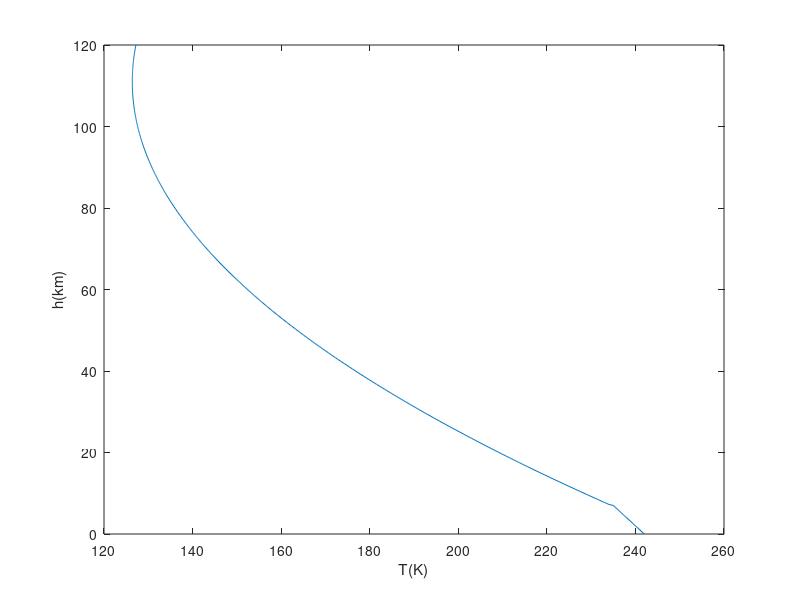
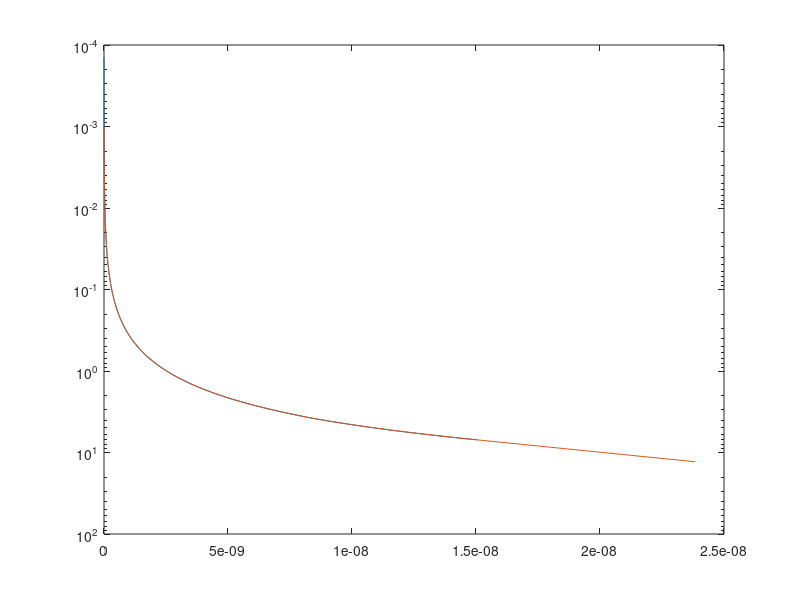
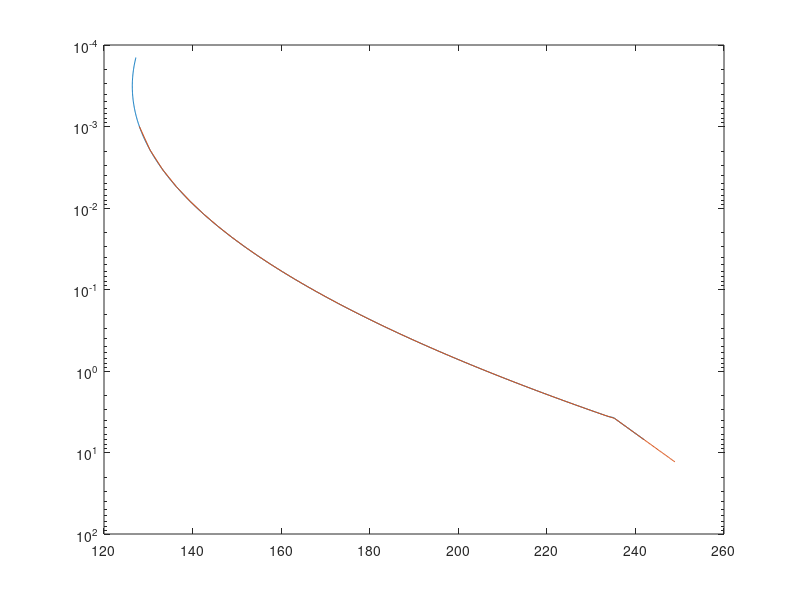
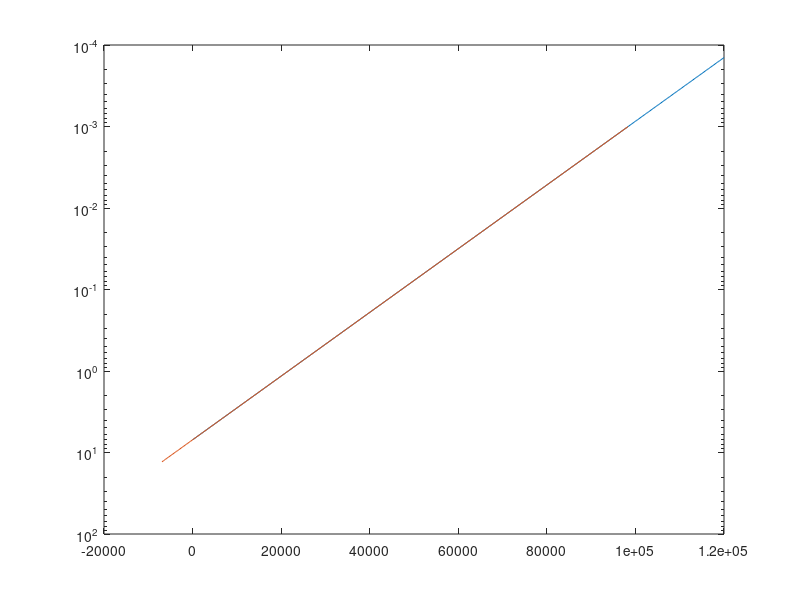

Write MATLAB code to recreate these figures, in order. (Note: this script raises an error after producing the figures.)
addpath /asl/matlib/h4tools

%% see https://www.grc.nasa.gov/www/k-12/airplane/atmosmrm.html

h = 0:250:120000;
p = zeros(size(h));
T = zeros(size(h));

%% T in C, h in meters, p in kPa
oo = find(h <= 7000);
 T(oo) = -31 - 0.000998 * h (oo);       %% -dT/dh = 0.998 K/km
 p(oo) = .699 * exp(-0.00009 * h(oo));

oo = find(h > 7000);
  T(oo) = -23.4 - 0.00222 * h(oo) + 1e-8*h(oo).^2;      %% -dT/dh = 2.2 K/km, I did the quadratic modification 
  p(oo) = .699 * exp(-0.00009 * h(oo));

T = T + 273;
n = p ./ (0.1921 * T);   %% density using eqn of state

p = p*1000/100;  %% KPa to Pa = N/m2 to mb
T = T;           %% in K
n = n/1e6;       %% per cm3

figure(1); plot(T,h/1000); ylabel('h(km)'); xlabel('T(K)');
figure(2); plot(p,h/1000); ylabel('h(km)'); xlabel('p(mb)');
figure(3); plot(n,h/1000); ylabel('h(km)'); xlabel('n(molecules/cm3)');

%% An Overview of the AIRS Radiative Transfer Model, 
%% IEEE TRANSACTIONS ON GEOSCIENCE AND REMOTE SENSING, VOL. 41, NO. 2, FEBRUARY 2003

%% All component gas transmittances, with the exception of
%% water vapor for 600 channels, are parameterized on this grid
%% which spans the range 1100–0.005 hPa. The 101 atmospheric
%% pressure levels which divide the atmosphere into 100 layers are
%% defined as
%% (19) Plev(i) = (Ai^2 + Bi + C).^7/2
%% where is level number, and A,B,C are constants. By
%% fixing P(1) = 1100, p(38) = 300, p(101) = 0.005, , and
%% hPa, we can then solve for these three constants. This relation gives us smoothly varying layers and is fine enough to
%% not limit the accuracy of the radiative transfer equation

%{
for Mars we want P(1) = 13 mb; P(40) = 0.3; P(101) = 0.001 mb
A + B + C = 13^2/7
1600A + 40B + C = 0.3^2/7
10201A + 101B + C = 0.01^2/7

(1       1 1)(A)   (13   )
(1600   40 1)(B) = (0.3  ) ^ (2/7)
(10201 101 1)(C)   (0.001)
%}
hp = 38; matr = [1 1 1; hp*hp hp 1; 10201 101 1]; yvec = [1100 300 0.005].^(2/7);  ABC = matr\yvec'  %% for AIRS
figure(3); A = ABC(1); B = ABC(2); C = ABC(3); ii = 1:101; P = (A*ii.^2 + B*ii + C).^(7/2); semilogy(ii,P,'o-')

hp = 80; matr = [1 1 1; hp*hp hp 1; 10201 101 1]; yvec = [13 0.3 0.001].^(2/7);  ABC = matr\yvec'     %% for Mars
figure(4); A = ABC(1); B = ABC(2); C = ABC(3); ii = 1:101; P = (A*ii.^2 + B*ii + C).^(7/2); semilogy(ii,P,'o-')

TP = interp1(log(p),T,log(P),[],'extrap'); figure(3); semilogy(T,p,TP,P); set(gca,'ydir','reverse');
HP = interp1(log(p),h,log(P),[],'extrap'); figure(4); semilogy(h,p,HP,P); set(gca,'ydir','reverse');
NP = interp1(log(p),n,log(P),[],'extrap'); figure(2); semilogy(n,p,NP,P); set(gca,'ydir','reverse');

%% https://nssdc.gsfc.nasa.gov/planetary/factsheet/marsfact.html
%% Surface density: ~0.020 kg/m3
%% Atmospheric composition (by volume) : PPMV = 10^6 VMR
%%     Major      : Carbon Dioxide (CO2) - 95.1% ; Nitrogen (N2) - 2.59%
%%                  Argon (Ar) - 1.94%; Oxygen (O2) - 0.16%; Carbon Monoxide (CO) - 0.06% 
%%     Minor (ppm): Water (H2O) - 210; Nitrogen Oxide (NO) - 100; Neon (Ne) - 2.5;
%%                  Hydrogen-Deuterium-Oxygen (HDO) - 0.85; Krypton (Kr) - 0.3; 
%% 		 			    Xenon (Xe) - 0.08
%% 
%% when we write ../Data/glmars.dat we see surface denity 3.31970e+17 molecules/cm3
%%  so surface density = (3.32e17*1e6) * (44/1000) / 6.023e23   where I convert to molecules/m3 and CO2 molar mass = 44g/mol
%%  0.0243 kg/m3 YAY
%%
%% /asl/rta/kcarta_sergio/KCDATA/RefProf_Mars/refgas2 says lowemost layer has 1.8660463e-05 kmol/cm2
%% so lowest layer = 300 m, 0.95 VMR ==> q = (3.32e17*1e6) * 0.75 * 300 molecules/m2 = (3.32e17*1e6) * 0.75 * 300 / 1e4 molecules/cm2 
%%                                         = (3.32e17*1e6) * 0.75 * 300 / 1e4 /6e26 kmol/cm2 = 1.24e-5  YAY

hx.ptype = 0;
hx.pfields = 1;
hx.pmin = 0;
hx.pmax = 10;
hx.ngas = 2;
hx.glist = [1 2]';
hx.gunit = [10 10]';   %% this is ppm  PPM = VMR * 1e6
hx.vcmin = 605;
hx.vcmax = 2805;

px.rlat = [0   ]; px.plat = px.rlat;
px.rlon = [-90 ]; px.plon = px.rlon;
px.nlevs = [50 ];
px.plevs = zeros(px.nlevs(1),1);
px.ptemp = zeros(px.nlevs(1),1);
px.gas_1 = zeros(px.nlevs(1),1);
px.gas_2 = zeros(px.nlevs(1),1);
px.satzen = [10];
px.solzen = [110];
px.spres = [13];
px.salti = [0];

px.plevs(:,1) = P(1:2:100);
px.ptemp(:,1) = TP(1:2:100);
px.stemp(1) = max(px.ptemp(:,1));

% RECALL PPMV = 10^6 VMR
% May 26, 2021
% px.gas_1(:,1) = 210*1e-6;
% px.gas_2(:,1) = 0.95;    

% June 7, 2021
px.gas_1(:,1) = 210;     
px.gas_2(:,1) = 0.95*1e6;

px.rlat  = single(px.rlat);
px.plat  = single(px.plat);
px.rlon  = single(px.rlon);
px.plon  = single(px.plon);
px.gas_1 = single(px.gas_1);
px.gas_2 = single(px.gas_2);
px.ptemp = single(px.ptemp);
px.plevs = single(px.plevs);
px.stemp = single(px.stemp);
px.spres = single(px.spres);
px.satzen  = single(px.satzen);
px.solzen  = single(px.solzen);

px.upwell = single(ones(size(px.solzen)));
px.zobs = single(705000);
px.nemis  = single(2);
px.efreq  = single([0500 3000]');
px.emis   = single([0.98 0.98]');
px.rho = single((1-px.emis)/pi);

rtpwrite('../Data/mars_sergio_rtp.ip.rtp',hx,[],px,[]);

semilogy(px.ptemp,px.plevs); set(gca,'ydir','reverse');

%%%%%%%%%%%%%%%%%%%%%%%%%%%%%%%%%%%%%%%%%%%%%%%%%%%%%%%%%%%%%%%%%%%%%%%%

klayerser = ['!../BinV201/klayers_mars_wetwater fin=../Data/mars_sergio_rtp.ip.rtp fout=../Data/mars_sergio_rtp.op.rtp'];
eval(klayerser)

[hx2,~,px2,~] = rtpread('../Data/mars_sergio_rtp.op.rtp');
pN = px2.plevs(1:100,:)-px2.plevs(2:101,:);
pD = log(px2.plevs(1:100,:)./px2.plevs(2:101,:));
px2.plays = pN./pD;
px2.plays(101,:) = 0;

figure(1)
semilogy(px.ptemp(:,1),px.plevs(:,1),'co-',px2.ptemp(1:px2.nlevs(1),1),px2.plays(1:px2.nlevs(1),1),'b')
  set(gca,'ydir','reverse');

figure(2)
loglog(px2.gas_1(1:px2.nlevs(1),1),px2.plays(1:px2.nlevs(1),1)); 
  set(gca,'ydir','reverse');

addpath /home/sergio/MATLABCODE/CONVERT_GAS_UNITS
RH = layeramt2RH(hx2,px2);
figure(3); semilogy(RH,px2.plays(1:100,:))

[ppmv1] = layers2ppmv(hx2,px2,1,1); figure(4); semilogy(ppmv1,px2.plays(1:100,:))
loglog(px.gas_1(:,1),px.plevs(:,1),'co-',ppmv1(:,1),px2.plays(1:100,1),'b')

[ppmv2] = layers2ppmv(hx2,px2,1,2); figure(4); semilogy(ppmv2,px2.plays(1:100,:))
loglog(px.gas_2(:,1),px.plevs(:,1),'co-',ppmv2(:,1),px2.plays(1:100,1),'b')

semilogx(P,HP/1000,'co-',px2.plays(1:px2.nlevs(1)-1,1),px2.palts(1:px2.nlevs(1)-1,1)/1000,'b.-')
         xlabel('p(mb)'); ylabel('H(km)')

%% now dump out info
for ii = 1 : 6
  fid = fopen(['../Data/RefgasMars/refgas' num2str(hx2.glist(ii))],'w');
  fid2 = fopen(['/asl/rta/kcarta_sergio/KCDATA/RefProf_Mars/refgas' num2str(hx2.glist(ii))],'w');

  [ppmvx] = layers2ppmv(hx2,px2,1,hx2.glist(ii)); 
  qstr = ['q = px2.gas_' num2str(hx2.glist(ii)) ';'];
  eval(qstr);  
  %% lay number p(atm) pp(atm( T(K) q(kmol/cm2)
  data = [ones(100,1) px2.plays(1:100)/1013.25 px2.plays(1:100).*ppmvx/1013.25 px2.ptemp(1:100) q(1:100)/6.023e26];
  data = flipud(data);

  fprintf(fid,'! Ref profile made by /home/sergio/OTHERSTUFF/klayersV205_Mars/Data/mars_sergio_rtp.m \n');
  fprintf(fid,'! lay   number   p(atm)   pp(atm)   T(K)   q(kmol/cm2) \n');
  fprintf(fid,'!----------------------------------------------------- \n');
  fprintf(fid,'%3i %10.7f %10.7e %10.7f %10.7e \n',data');
  fclose(fid);

  fprintf(fid2,'! Ref profile made by /home/sergio/OTHERSTUFF/klayersV205_Mars/Data/mars_sergio_rtp.m \n');
  fprintf(fid2,'! lay   number   p(atm)   pp(atm)   T(K)   q(kmol/cm2) \n');
  fprintf(fid2,'!----------------------------------------------------- \n');
  fprintf(fid2,'%3i %10.7f %10.7e %10.7f %10.7e \n',data');
  fclose(fid2);

end
